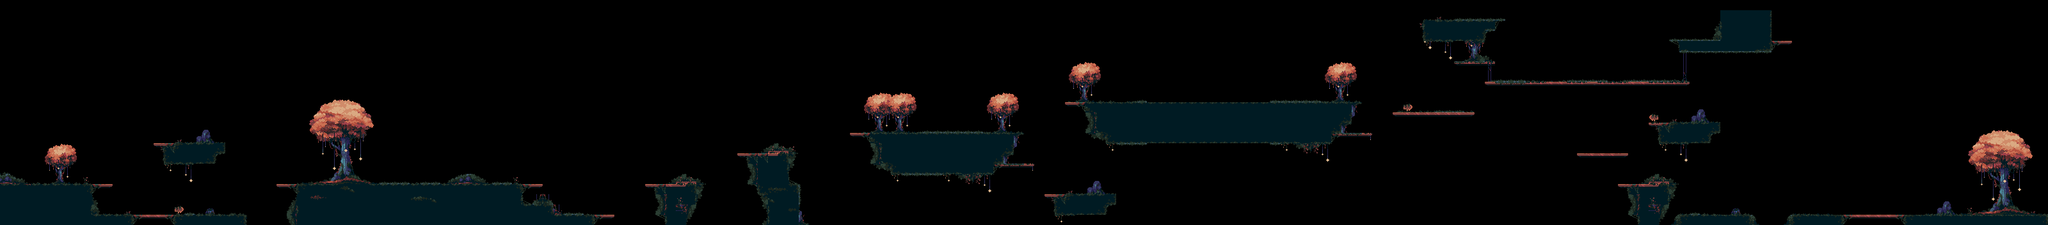

This game map was drawn from its Tiled (.tmx) file and the tilesets committed beside it. A one-line description and the trimmed map source follow:
An orthogonal 200x22 tile map with 16x16 px tiles, 3 tile layers (Background, secondaryForeground, primaryForeground), 3 tilesets and 82 objects (3x Enemy1, 2x whitefly.p, 2x rain.p, Player, Enemy2).

<map version="1.8" tiledversion="1.8.5" orientation="orthogonal" renderorder="right-down" width="200" height="22" tilewidth="16" tileheight="16" infinite="0" nextlayerid="8" nextobjectid="122">
 <tileset firstgid="1" name="nighttiles" tilewidth="16" tileheight="16" spacing="2" margin="2" tilecount="98" columns="14">
  <image source="TileSets/Night/nighttiles.png" width="256" height="128" />
 </tileset>
 <tileset firstgid="99" name="tree3" tilewidth="16" tileheight="16" tilecount="16" columns="4">
  <image source="TileSets/Night/tree3.png" width="64" height="64" />
 </tileset>
 <tileset firstgid="115" name="tree4" tilewidth="16" tileheight="16" tilecount="72" columns="8">
  <image source="TileSets/Night/tree4.png" width="128" height="144" />
 </tileset>
 <layer id="1" name="Background" width="200" height="22">
  <data>[4400 cells, 215 non-empty, 29 distinct tile ids]</data>
 </layer>
 <layer id="2" name="secondaryForeground" width="200" height="22">
  <data>[4400 cells, 617 non-empty, 135 distinct tile ids]</data>
 </layer>
 <layer id="3" name="primaryForeground" width="200" height="22">
  <data>[4400 cells, 353 non-empty, 54 distinct tile ids]</data>
 </layer>
 <objectgroup id="4" name="Hitboxes">
  <object id="9" x="144" y="336" width="243.333" height="16" />
  <object id="11" x="128" y="304" width="16" height="47.5" />
  <object id="12" x="428.667" y="288" width="423.667" height="5.33333" />
  <object id="13" x="0" y="288" width="180.333" height="5" />
  <object id="17" x="464" y="303" width="16" height="49" />
  <object id="18" x="800" y="304" width="16" height="48" />
  <object id="19" x="816" y="320" width="48" height="16" />
  <object id="20" x="848" y="336" width="117.5" height="4" />
  <object id="21" x="240.026" y="224">
   <polygon points="-2.33333,0 115.698,-0.25 112.974,16.1667 97.587,16.25 97.8057,31.25 18.2149,32.25 18.2149,5 -0.275984,4.25" />
  </object>
  <object id="29" x="864.333" y="321">
   <polygon points="0,0 15.3333,13.6667 -0.333333,13.6667" />
  </object>
  <object id="31" x="1024" y="304" width="16" height="48" />
  <object id="32" x="1072" y="295.273" width="19.0909" height="24.7273" />
  <object id="34" x="1167.95" y="256.113" width="16" height="48" />
  <object id="35" x="1215.95" y="247.387" width="19.0909" height="24.7273" />
  <object id="36" x="1328" y="208" width="257" height="16" />
  <object id="38" x="1664" y="160" width="465.333" height="16" />
  <object id="39" x="1358.33" y="256" width="257.667" height="6" />
  <object id="40" x="1968.33" y="208" width="175.667" height="5.33333" />
  <object id="45" x="2272" y="96" width="64.6667" height="6.33333" />
  <object id="46" x="2318.25" y="128" width="324.5" height="6" />
  <object id="47" x="2176" y="176" width="135" height="7.5" />
  <object id="48" x="1968" y="176" width="16" height="32" />
  <object id="50" x="2224" y="48" width="96" height="16" />
  <object id="51" x="2320" y="-20" width="16" height="68" />
  <object id="52" x="2624" y="64" width="144" height="16" />
  <object id="53" x="2572.5" y="192" width="121.879" height="16" />
  <object id="55" x="0" y="142.75" width="3.75" height="145.25" />
  <object id="62" x="2624.62" y="336" width="111.383" height="16" />
  <object id="68" x="2528" y="288" width="65" height="4" />
  <object id="69" x="2580.73" y="283.091" width="33.8182" height="4.90909" />
  <object id="70" x="2580.73" y="283.273">
   <polygon points="0,-0.173913 -20.6364,4.63636 -0.00794832,4.70909" />
  </object>
  <object id="72" x="2800" y="336" width="400" height="16" />
  <object id="74" x="2592" y="288" width="16" height="32" />
  <object id="75" x="2576" y="320" width="16" height="32" />
  <object id="76" x="2464" y="240" width="81.5" height="4.5" />
  <object id="77" x="1629.33" y="304" width="117" height="4.66667" />
  <object id="78" x="2592" y="208" width="80" height="16" />
  <object id="79" x="2688" y="16" width="16" height="48" />
  <object id="80" x="2704" y="16" width="64" height="16" />
  <object id="81" x="2752" y="32" width="16" height="32" />
  <object id="82" x="2768" y="64" width="32.6667" height="4.66667" />
  <object id="83" x="1149.5" y="240" width="60.75" height="4.25" />
  <object id="84" x="1005.25" y="288" width="60.75" height="5" />
  <object id="85" x="1044.88" y="288.125">
   <polygon points="0,0 20.875,-4.125 20.875,-0.25" />
  </object>
  <object id="86" x="1065.75" y="284.125" width="25.5227" height="3.875" />
  <object id="87" x="1216" y="235.625" width="21.625" height="4.375" />
  <object id="88" x="1216" y="240">
   <polygon points="0,0 -20.9091,0 0,-4.36364" />
  </object>
 </objectgroup>
 <objectgroup id="5" name="Entities">
  <object id="28" name="Player" x="32" y="256" width="16" height="16" />
  <object id="114" name="Enemy1" x="1744" y="144" width="144" height="16" />
  <object id="116" name="Enemy1" x="1904" y="145" width="55" height="15" />
  <object id="117" name="Enemy1" x="2026.5" y="143.5" width="55" height="15" />
  <object id="118" name="Enemy2" x="2352" y="112" width="256" height="16" />
 </objectgroup>
 <objectgroup id="6" name="Particle">
  <object id="24" name="whitefly.p" x="173.333" y="236" width="20" height="20" />
  <object id="25" name="whitefly.p" x="620.667" y="213.333" width="16" height="16" />
  <object id="43" name="rain.p" x="2512" y="64" width="16" height="16" rotation="90" />
  <object id="63" name="rain.p" x="2960" y="64" width="16" height="16" rotation="90" />
 </objectgroup>
 <objectgroup id="7" name="Collectibles">
  <object id="91" x="592" y="272" width="16" height="16" />
  <object id="92" x="608" y="272" width="16" height="16" />
  <object id="93" x="624" y="272" width="16" height="16" />
  <object id="94" x="640" y="272" width="16" height="16" />
  <object id="95" x="656" y="272" width="16" height="16" />
  <object id="96" x="672" y="272" width="16" height="16" />
  <object id="97" x="256" y="208" width="16" height="16" />
  <object id="98" x="272" y="208" width="16" height="16" />
  <object id="99" x="288" y="208" width="16" height="16" />
  <object id="100" x="1440" y="240" width="16" height="16" />
  <object id="101" x="1456" y="240" width="16" height="16" />
  <object id="102" x="1472" y="240" width="16" height="16" />
  <object id="103" x="1488" y="240" width="16" height="16" />
  <object id="104" x="1664" y="288" width="16" height="16" />
  <object id="105" x="1648" y="288" width="16" height="16" />
  <object id="106" x="2784" y="48" width="16" height="16" />
  <object id="107" x="2240" y="16" width="16" height="16" />
  <object id="108" x="2256" y="16" width="16" height="16" />
  <object id="109" x="2272" y="16" width="16" height="16" />
  <object id="110" x="1504" y="192" width="16" height="16" />
  <object id="111" x="1488" y="192" width="16" height="16" />
  <object id="112" x="1520" y="192" width="16" height="16" />
  <object id="113" x="1536" y="192" width="16" height="16" />
  <object id="119" x="1472" y="192" width="16" height="16" />
  <object id="120" x="1456" y="192" width="16" height="16" />
  <object id="121" x="1440" y="192" width="16" height="16" />
 </objectgroup>
</map>
